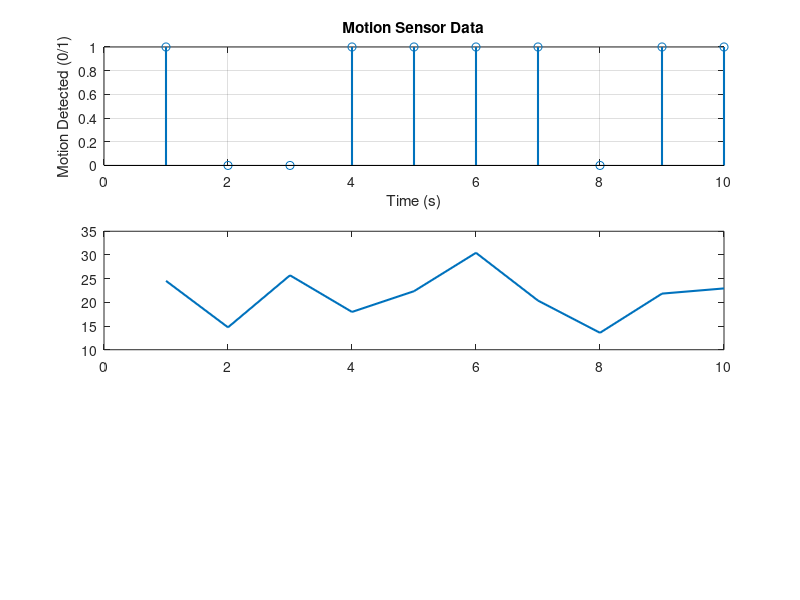

MATLAB code for this plot: (Note: this script raises an error after producing the figure.)
% Secure Environment Surveillance System
% Designed for hospital and campus applications
clear; clc;

%% Parameters
% Simulation time
sim_time = 10; % seconds

% Motion sensor parameters
motion_detected = randi([0, 1], 1, sim_time); % Random motion detection (0: No motion, 1: Motion)

% Temperature sensor parameters
temperature = 20 + 5 * randn(1, sim_time); % Simulated temperature (mean: 20°C, std dev: 5°C)
temperature_threshold = 40; % Threshold for high temperature

% Alarm Initialization
alarm = zeros(1, sim_time);

%% Simulation Loop
for t = 1:sim_time
    % Check conditions for alarm activation
    if motion_detected(t) == 1 || temperature(t) > temperature_threshold
        alarm(t) = 1; % Trigger alarm
    else
        alarm(t) = 0; % No alarm
    end
end

%% Plotting Results
time = 1:sim_time;

% Motion detection plot
subplot(3, 1, 1);
stem(time, motion_detected, 'LineWidth', 1.5);
title('Motion Sensor Data');
xlabel('Time (s)'); ylabel('Motion Detected (0/1)');
grid on;

% Temperature plot
subplot(3, 1, 2);
plot(time, temperature, 'LineWidth', 1.5);
hold on;
yline(temperature_threshold, '--r', 'Temperature Threshold');
title('Temperature Sensor Data');
xlabel('Time (s)'); ylabel('Temperature (°C)');
grid on;

% Alarm plot
subplot(3, 1, 3);
stem(time, alarm, 'LineWidth', 1.5, 'MarkerFaceColor', 'r');
title('Alarm Status');
xlabel('Time (s)'); ylabel('Alarm (0/1)');
grid on;

%% Display Results in Command Window
disp('--- Simulation Results ---');
disp(['Total Time Simulated: ', num2str(sim_time), ' seconds']);
disp(['Motion Events Detected: ', num2str(sum(motion_detected))]);
disp(['High Temperature Events Detected: ', num2str(sum(temperature > temperature_threshold))]);
disp(['Alarm Triggered: ', num2str(sum(alarm)), ' times']);
